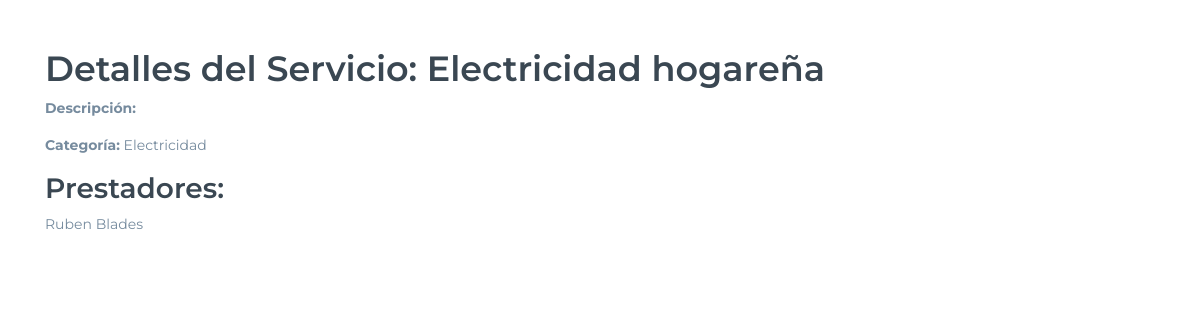
Before: /home/servicios/1/ with the older database file.
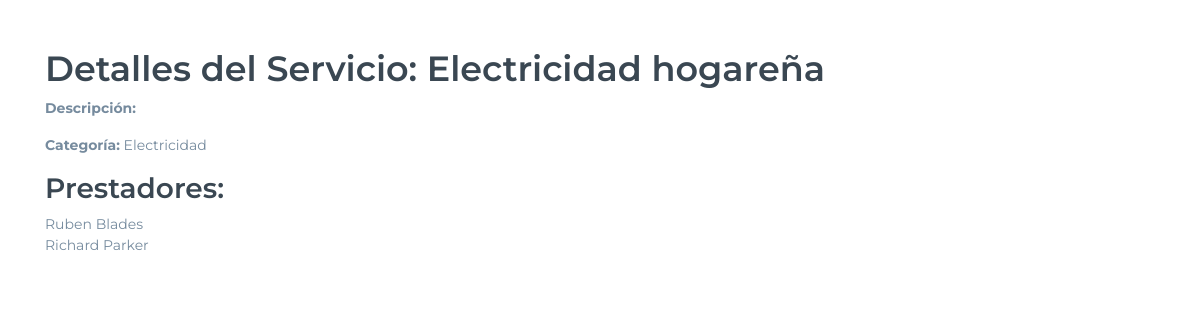
After: the same page with the newer database file.
### apps/servicio/models.py (models this page shows, shortened)
class ServicioPrestado(models.Model):
    prestador = models.ForeignKey("prestador.Prestador", on_delete=models.CASCADE)
    localidad = models.ForeignKey("ubicacion.Localidad", on_delete=models.CASCADE, default=None)
    servicio = models.ForeignKey(Servicio, on_delete=models.CASCADE)

### apps/prestador/models.py (models this page shows, shortened)
class Prestador(models.Model):
    estudios = models.TextField(max_length=500, null=True, blank=True)
    codFiscal = models.CharField(max_length=100, null=True, blank=True)
    CUIT = models.CharField(max_length=100, null=True, blank=True)
    rol_usuario = models.ForeignKey("usuario.Rol", on_delete=models.CASCADE, null=True, blank=True)

### apps/usuario/models.py (models this page shows, shortened)
class Rol(models.Model):
    ROLES = [
        (1, 'Quiero contratar un servicio'),
        (2, 'Quiero prestar servicio')
    ]
    rol = models.IntegerField(choices=ROLES)
    usuario = models.ForeignKey(Usuario, on_delete=models.CASCADE, related_name="roles")

class Usuario(AbstractUser):
    nombre = models.CharField(max_length=150, verbose_name="Nombre")
    apellido = models.CharField(max_length=150, verbose_name="Apellido")
    email = models.EmailField(unique=True, verbose_name="Correo electrónico")
    fecha_creacion = models.DateTimeField(auto_now_add=True, verbose_name="Fecha de creación")
    USERNAME_FIELD = 'email'
    REQUIRED_FIELDS = ['username', 'nombre', 'apellido']

### apps/usuario/views.py (the view)
# urls.py: path('servicios/<int:pk>/', ServicioDetailView.as_view(), name='servicio_detail'),
class ServicioDetailView(generic.DetailView):
    template_name = 'servicio_detail.html'
    model = Servicio
    context_object_name = 'servicio'
    def get_context_data(self, **kwargs):
        context = super().get_context_data(**kwargs)
        context['prestadores'] = ServicioPrestado.objects.select_related(
            'prestador', 'localidad', 'servicio'
        ).filter(servicio=self.object)
        return context

### templates/servicio_detail.html (shortened to what this page needs)
{% load static %}
<!doctype html>
<html lang="en">
<head>
  <link rel="stylesheet" href={% static "css/dash/styles.min.css" %} />
</head>
<body>
  <div class="container mt-5">
    <h1>Detalles del Servicio: {{ servicio.nombre }}</h1>
    <p><strong>Descripción:</strong> {{ servicio.descripcion }}</p>
    <p><strong>Categoría:</strong> {{ servicio.categoria.nombre }}</p>
    <h2>Prestadores:</h2>
    <ul>
      {% for prestador in servicio.servicioprestado_set.all %}
        <li>{{ prestador.prestador.rol_usuario.usuario.nombre }} {{ prestador.prestador.rol_usuario.usuario.apellido }}</li>
      {% empty %}
        <p>No hay prestadores disponibles para este servicio.</p>
      {% endfor %}
    </ul>
  </div>
</body>
</html>

Changed rows visible on the page:
added ServicioPrestado: prestador.rol_usuario.usuario.nombre "Richard", prestador.rol_usuario.usuario.apellido "Parker"
